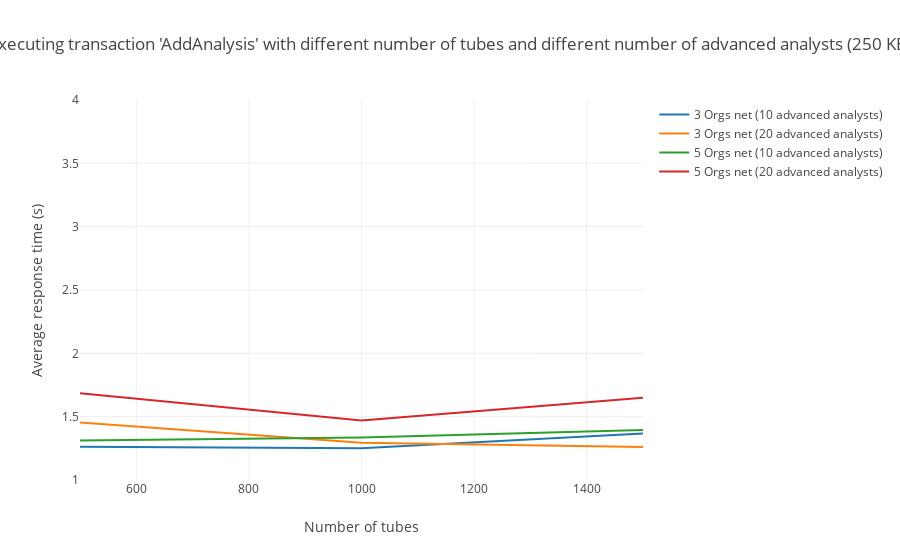

Source (notebook cell):
### Markdown cell above
### Average times when executing tx 'AddAnalysis' by advanced analysts

### Code cell
# 3 Orgs net data
threeOrgs10 = [1.2625, 1.2500, 1.3666]
threeOrgs20 = [1.4535, 1.2945, 1.2611]
# 5 Orgs net data
fiveOrgs10 = [1.3117, 1.3353, 1.3949]
fiveOrgs20 = [1.6839, 1.4699, 1.6484]

avgResolution("250 KB", threeOrgs10, threeOrgs20, fiveOrgs10, fiveOrgs20)

### Figure 1 — Plotly figure (JSON) as saved in the notebook; plotly's stock layout.template omitted (floating-point values rounded to 4 significant figures)
{"data": [{"mode": "lines", "name": "3 Orgs net (10 advanced analysts)", "type": "scatter", "uid": "16e6f977-78a1-40e6-bc89-8fea318c7c09", "x": [500, 1000, 1500], "y": [1.262, 1.25, 1.367]}, {"mode": "lines", "name": "3 Orgs net (20 advanced analysts)", "type": "scatter", "uid": "c3ed5d8d-ce5b-41bf-94c9-42128502cfd4", "x": [500, 1000, 1500], "y": [1.454, 1.294, 1.261]}, {"mode": "lines", "name": "5 Orgs net (10 advanced analysts)", "type": "scatter", "uid": "df6ef779-a46c-45d0-8ce9-20ab5b08a784", "x": [500, 1000, 1500], "y": [1.312, 1.335, 1.395]}, {"mode": "lines", "name": "5 Orgs net (20 advanced analysts)", "type": "scatter", "uid": "113b8578-8180-4ec1-819a-1b4fec1b91f1", "x": [500, 1000, 1500], "y": [1.684, 1.47, 1.648]}], "layout": {"barmode": "group", "title": {"text": "Executing transaction 'AddAnalysis' with different number of tubes and different number of advanced analysts (250 KB)"}, "xaxis": {"range": [500, 1500], "title": {"text": "Number of tubes"}}, "yaxis": {"range": [1, 4], "title": {"text": "Average response time (s)"}}}}
